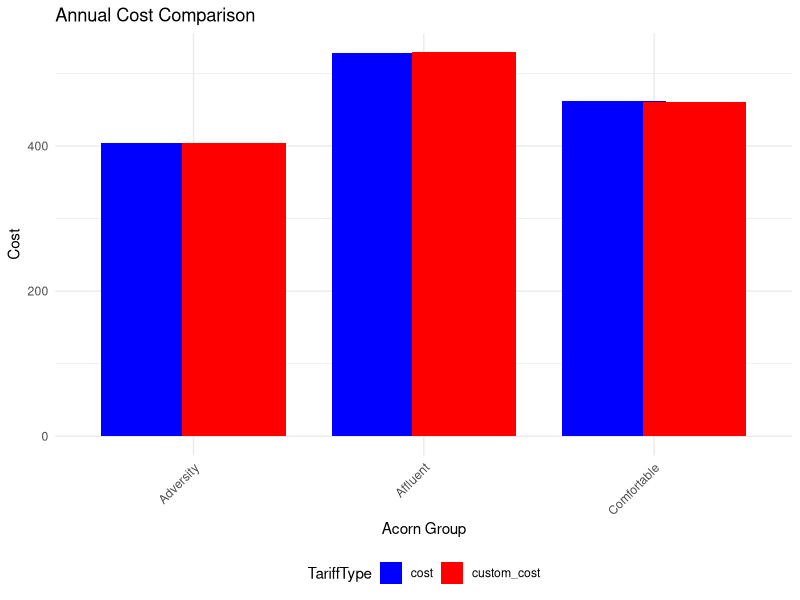
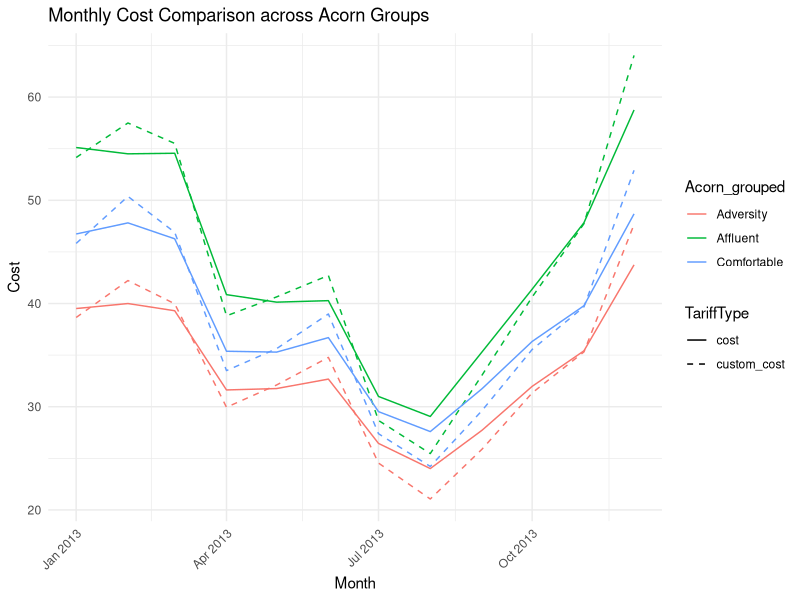
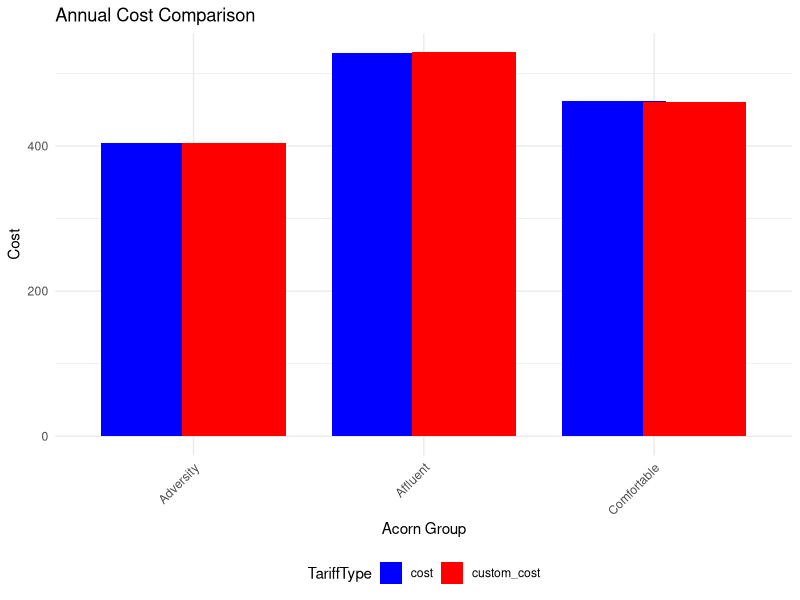

Here is the R script that generated these plots, in order:
library(ggplot2)
library(lubridate)
library(dplyr)
library(tidyr)
library(readr)

# Set working directory to the location of your R script
setwd(dirname(rstudioapi::getSourceEditorContext()$path))

# Load data
Tariffs <- read_csv("Tariffs2013.csv")
average_consumption_2013 <- read_csv("average_consumption_2013.csv")

# Convert date-times and merge datasets
Tariffs <- Tariffs %>%
  mutate(time = dmy_hm(TariffDateTime)) %>%
  select(-TariffDateTime)

average_consumption_2013 <- average_consumption_2013 %>%
  mutate(DateTime = as.POSIXct(DateTime, format = "%Y-%m-%d %H:%M:%S")) %>%
  inner_join(Tariffs, by = c("DateTime" = "time"))

# Define real and custom tariffs
real_tariff <- data.frame(Tariff = c("Low", "Normal", "High"), Value = c(0.0399, 0.1176, 0.6720))
custom_tariff <- data.frame(Tariff = c("Low", "Normal", "High"), Value = c(0.04, 0.1, 0.958))

consumption_annual <- average_consumption_2013 %>%
  group_by(Acorn_grouped) %>%
  summarise(total_consumption = sum(Average_KWH, na.rm = TRUE), .groups = "drop")

consumption_tariff_level_annual <- average_consumption_2013 %>%
  group_by(Acorn_grouped, Tariff) %>%
  summarise(consumption = sum(Average_KWH, na.rm = TRUE), .groups = "drop") %>%
  left_join(consumption_annual, by = "Acorn_grouped") %>%
  mutate(percentage = consumption / total_consumption) %>%
  left_join(real_tariff, by = "Tariff") %>%
  left_join(custom_tariff, by = "Tariff") %>%
  rename(real_tariff = Value.x, custom_tariff = Value.y)


# Apply real tariff
average_consumption_2013 <- average_consumption_2013 %>%
  left_join(real_tariff, by = "Tariff") %>%
  mutate(cost = Average_KWH * Value)

# Apply custom tariff
average_consumption_2013 <- average_consumption_2013 %>%
  left_join(custom_tariff, by = "Tariff", suffix = c("", "_custom")) %>%
  mutate(custom_cost = Average_KWH * Value_custom)

# Calculate monthly costs for real and custom tariffs
monthly_costs_comparison <- average_consumption_2013 %>%
  group_by(Acorn_grouped, Month = floor_date(DateTime, "month")) %>%
  summarise(cost = sum(cost, na.rm = TRUE),
            custom_cost = sum(custom_cost, na.rm = TRUE),
            .groups = "drop")

# Reshape data for line plot
long_format <- monthly_costs_comparison %>%
  pivot_longer(cols = c(cost, custom_cost), names_to = "TariffType", values_to = "Cost")

# Line plot
l <-ggplot(long_format, aes(x = Month, y = Cost, color = Acorn_grouped, linetype = TariffType)) +
  geom_line() +
  theme_minimal() +
  labs(title = "Monthly Cost Comparison across Acorn Groups",
       x = "Month",
       y = "Cost") +
  scale_linetype_manual(values = c("solid", "dashed")) +
  theme(axis.text.x = element_text(angle = 45, hjust = 1))

# Make sure the Month column is a factor and in the correct order
monthly_costs_comparison$Month <- factor(monthly_costs_comparison$Month,
                                         levels = sort(unique(monthly_costs_comparison$Month)))

# Reshape data for bar plot
long_format_bar <- monthly_costs_comparison %>%
  gather(key = "TariffType", value = "Cost", -Acorn_grouped, -Month)

# We create a list to store each of our plots
plots_list <- list()

# Separate plots for each month
months <- unique(monthly_costs_comparison$Month)
for (m in months) {
  # Filter data for the month
  monthly_data <- long_format_bar %>%
    filter(Month == m)
  
  # Create the plot for the month
  p <- ggplot(monthly_data, aes(x = Acorn_grouped, y = Cost, fill = TariffType)) +
    geom_bar(stat = "identity", position = position_dodge(width = 0.7)) +
    scale_fill_manual(values = c("blue", "red")) +
    labs(title = paste("Cost Comparison for", m),
         x = "Acorn Group",
         y = "Cost") +
    theme_minimal() +
    theme(axis.text.x = element_text(angle = 45, hjust = 1),
          legend.position = "bottom")
  
  # Add the plot to the list
  plots_list[[m]] <- p
}

# Calculate the annual totals and create a plot
annual_data <- monthly_costs_comparison %>%
  group_by(Acorn_grouped) %>%
  summarise(cost = sum(cost, na.rm = TRUE),
            custom_cost = sum(custom_cost, na.rm = TRUE)) %>%
  pivot_longer(cols = c(cost, custom_cost), names_to = "TariffType", values_to = "Cost")

# Create the annual total plot
annual_plot <- ggplot(annual_data, aes(x = Acorn_grouped, y = Cost, fill = TariffType)) +
  geom_bar(stat = "identity", position = position_dodge(width = 0.7)) +
  scale_fill_manual(values = c("blue", "red")) +
  labs(title = "Annual Cost Comparison",
       x = "Acorn Group",
       y = "Cost") +
  theme_minimal() +
  theme(axis.text.x = element_text(angle = 45, hjust = 1),
        legend.position = "bottom")

# Add the annual plot to the list
plots_list[["Annual"]] <- annual_plot

#print(l)
print(plots_list[["Annual"]])


ggsave("line_plot.png", plot = l, width = 8, height = 6, dpi = 300)
for (name in names(plots_list)) {
  file_name <- paste0(name, "_cost_comparison.png") # creates the full file path
  ggsave(file_name, plot = plots_list[[name]], width = 8, height = 6, dpi = 300)
}

write_csv(annual_data, "annual_cost.csv")
write_csv(consumption_tariff_level_annual, "consumption_tariff_level_annual.csv")
